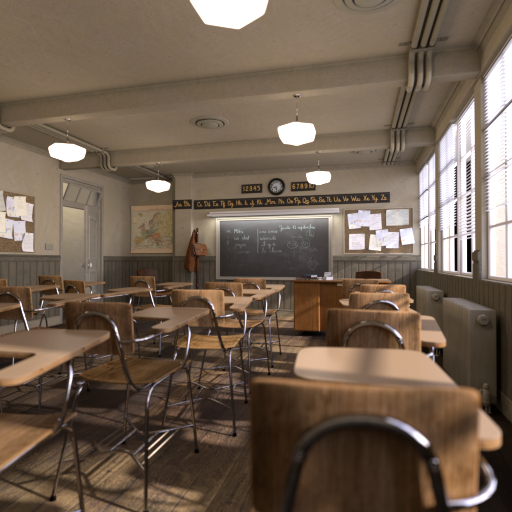
#> input picture pythonScripts/classroom_512_50000.png, 512 x 512 px
$ python blueNoiser.py
#> lines starting #> are read from the running program, lines starting #| are printed output that depends on the picture; after the words box and inside, x2 and y2 are one past the last pixel; in counts of white or black regions, pixels touching at a corner belong together
import numpy as np
import cv2


def blue_noise_generator(width, height):
    try:
        # Generate white noise
        noise = np.random.rand(width, height)

        # Apply a low-pass filter to the noise
        kernel = np.array([[1, 1, 1], [1, 0, 1], [1, 1, 1]]) / 8

        # Ensure that kernel has the same shape as noise
        kernel = np.pad(kernel, ((0, width - 3), (0, height - 3)), 'constant')

        # Perform 2D convolution between noise and kernel
        filtered_noise = np.real(np.fft.ifft2(np.fft.fft2(noise) * np.fft.fft2(kernel)))

        # Normalize the filtered noise to [0, 1]
        normalized_noise = (filtered_noise - np.min(filtered_noise)) / (np.max(filtered_noise) - np.min(filtered_noise))

        # Invert the normalized noise to get blue noise
        blue_noise = 1 - normalized_noise

        return blue_noise
    except Exception as e:
        # Log the error
        print(f"Error: {e}")
        return None


image = cv2.imread("classroom_512_50000.png", cv2.IMREAD_COLOR)
#> image is the input picture: shape (512, 512, 3); mean B, G, R 80.1, 95.1, 111.8
hauteur, largeur, _ = image.shape
#> hauteur = 512; largeur = 512

noiseImg = blue_noise_generator(largeur, hauteur)
#> in blue_noise_generator, `filtered_noise = np.real(np.fft.ifft2(np.fft.fft2(noise) * np.fft.fft2..`:
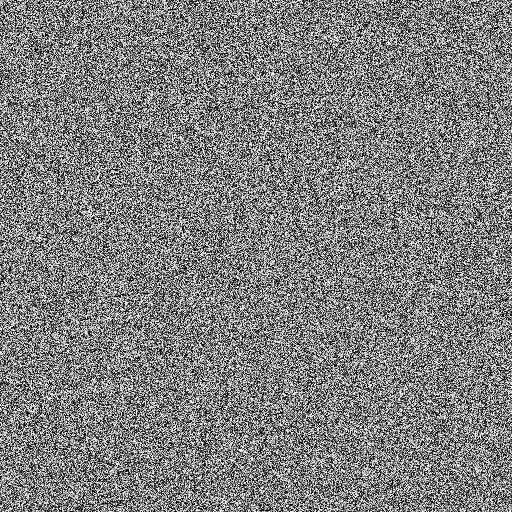
#> noise: shape (512, 512) float64; min 3.31e-06, max 1, mean 0.5
#> in blue_noise_generator, `filtered_noise = np.real(np.fft.ifft2(np.fft.fft2(noise) * np.fft.fft2..`:
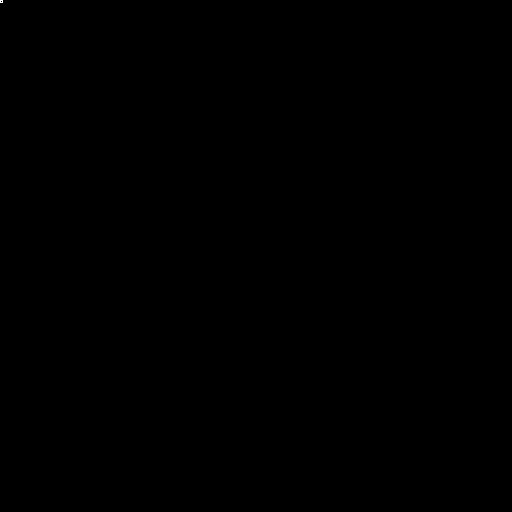
#> kernel: shape (512, 512) float64; values 0 (black) and 0.125 (white), 0% white in thin lines or dots, all inside (x1, y1, x2, y2) = (0, 0, 3, 3)

for y in range(hauteur):
        for x in range(largeur):
             if(noiseImg[y,x] < 1):
                  noiseImg[y,x] = 0
#> noiseImg: shape (512, 512) float64; values 0 (black) and 1 (white), 0% white in thin lines or dots, all inside (x1, y1, x2, y2) = (339, 158, 340, 159)

noiseImg = cv2.multiply(noiseImg, 1)

cv2.imwrite("blueNoise.png", noiseImg)

$ run again, with pythonScripts/2048.png copied over pythonScripts/classroom_512_50000.png
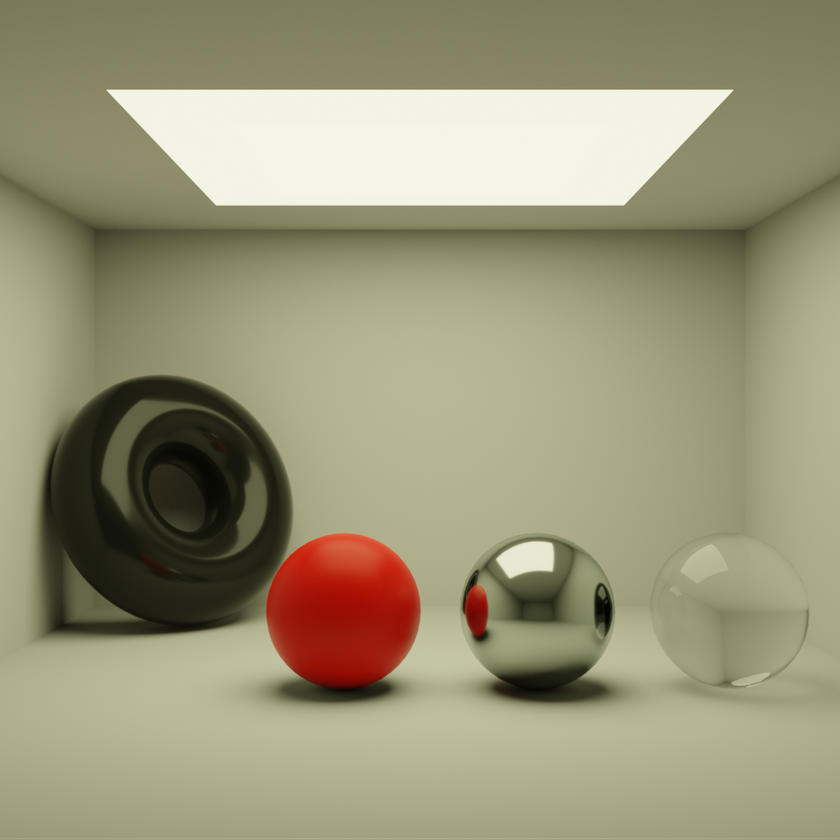
#> input picture pythonScripts/2048.png, 840 x 840 px, shrunk from 1024 x 1024 before the run
#> image is the input picture: shape (840, 840, 3); mean B, G, R 120.6, 150, 154.2
#> in blue_noise_generator, `filtered_noise = np.real(np.fft.ifft2(np.fft.fft2(noise) * np.fft.fft2..`:
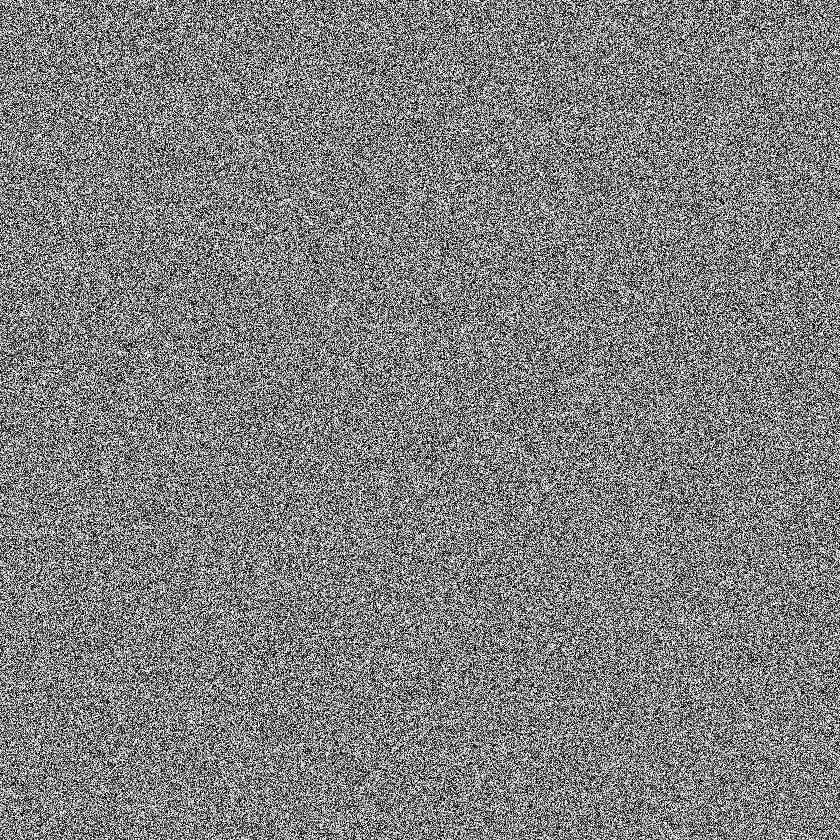
#> noise: shape (840, 840) float64; min 7.07e-07, max 1, mean 0.5
#> kernel: shape (840, 840) float64; values 0 (black) and 0.125 (white), 0% white in thin lines or dots, all inside (x1, y1, x2, y2) = (0, 0, 3, 3)
